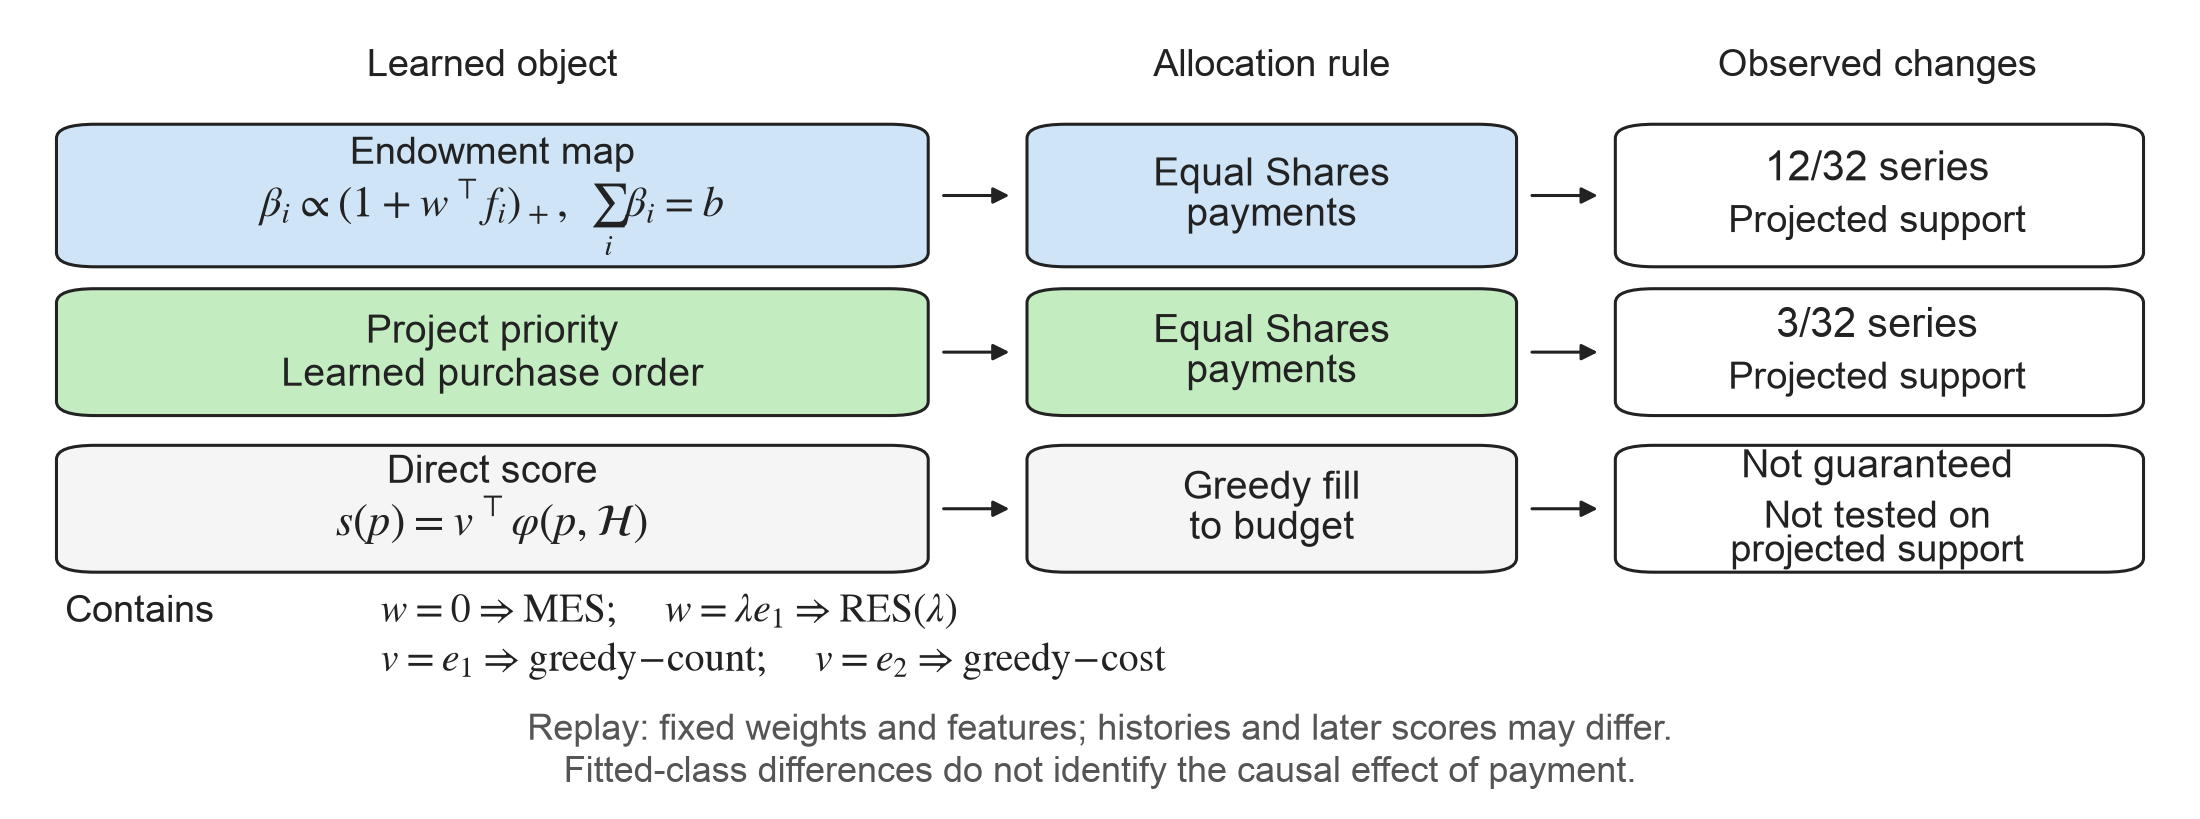

Recreate this plot in Python.
"""FigMirror style transfer from TabM (ICLR 2025); original TempoPB data.
Self-contained: edit the DATA SECTOR, then run this file. No repository imports.
"""
from __future__ import annotations
import json
from pathlib import Path
import matplotlib
matplotlib.use("Agg")
import matplotlib.pyplot as plt
from matplotlib.colors import LinearSegmentedColormap, TwoSlopeNorm
from matplotlib.lines import Line2D
from matplotlib.patches import FancyBboxPatch, FancyArrowPatch, Rectangle
from matplotlib.text import Text
import numpy as np

# === DATA SECTOR (edit here) ===
FIGURE = "schematic"
DATA = json.loads("{\"counts\":[\"12/32\",\"3/32\"],\"rules\":[\"Equal Shares\\npayments\",\"Equal Shares\\npayments\",\"Greedy fill\\nto budget\"],\"endowment_equation\":\"$\\\\beta_i\\\\propto(1+w^\\\\top f_i)_+,\\\\ \\\\sum_i\\\\beta_i=b$\",\"direct_equation\":\"$s(p)=v^\\\\top\\\\varphi(p,\\\\mathcal{H})$\",\"containment\":[\"$w=0\\\\Rightarrow\\\\mathrm{MES};\\\\quad w=\\\\lambda e_1\\\\Rightarrow\\\\mathrm{RES}(\\\\lambda)$\",\"$v=e_1\\\\Rightarrow\\\\mathrm{greedy\\\\!-\\\\!count};\\\\quad v=e_2\\\\Rightarrow\\\\mathrm{greedy\\\\!-\\\\!cost}$\"]}")
# === END DATA SECTOR ===

# Palette inspired by TabM Figures 1, 3 and 4; restrained line weights.
BLUE, ORANGE, GREEN = "#80b1d3", "#f9b160", "#7cca72"
PALE_BLUE, PALE_GREEN = "#cfe4f7", "#c4ecc1"
INK, GRID = "#222222", "#d6d6d6"  # Near-black axes and light dashed guides.
TIE = "#f4f1de"  # Exact-zero effects retain a separate color.
NEG, POS = "#3b6fb6", "#c45a3d"  # Negative and positive effect colors.
plt.rcParams.update({
    "pdf.fonttype": 42, "ps.fonttype": 42,
    "font.family": "serif", "font.serif": ["Times New Roman", "DejaVu Serif"],
    "mathtext.fontset": "stix", "font.size": 8,
    "axes.labelsize": 8, "axes.titlesize": 8.5,
    "xtick.labelsize": 7.4, "ytick.labelsize": 8,
    "legend.fontsize": 7.3, "legend.frameon": False,
    "axes.edgecolor": INK, "axes.linewidth": 0.55,
    "text.color": INK, "axes.labelcolor": INK,
    "xtick.color": INK, "ytick.color": INK,
    "axes.unicode_minus": False, "figure.dpi": 180,
    "savefig.dpi": 400, "savefig.bbox": None,
})
TARGETS = ("0.0", "0.85", "1.0")
KERNELS = ("static-floor", "payment-only", "payment+completion")
CITIES = ("Poland/Katowice", "Poland/Krakow")
SEEDS = (1, 2, 42)

def style_axis(ax) -> None:
    ax.spines[["top", "right"]].set_visible(False)
    for s in ("left", "bottom"):
        ax.spines[s].set_linewidth(0.55)
        ax.spines[s].set_color(INK)
    ax.tick_params(length=2.0, width=0.5, direction="out", pad=2)
    ax.grid(True, axis="both", color=GRID, linestyle=(0, (2, 2)), linewidth=0.45)
    ax.set_axisbelow(True)

def text_floor(fig) -> dict:
    """Check actual rendered text bounds, including legends and figure-level labels."""
    fig.canvas.draw()
    renderer = fig.canvas.get_renderer()
    texts = list(fig.texts)
    for ax in fig.axes:
        if ax.axison:
            texts.extend(ax.get_xticklabels() + ax.get_yticklabels())
            texts.extend([ax.title, ax._left_title, ax._right_title,
                          ax.xaxis.label, ax.yaxis.label])
        texts.extend(ax.texts)
        if ax.get_legend():
            texts.extend(ax.get_legend().get_texts())
            texts.append(ax.get_legend().get_title())
    for leg in fig.legends:
        texts.extend(leg.get_texts()); texts.append(leg.get_title())
    seen = set(); boxes = []
    for t in texts:
        if id(t) in seen or not t.get_visible() or not t.get_text().strip():
            continue
        seen.add(id(t))
        b = Text.get_window_extent(t, renderer)
        boxes.append((t.get_text(), b))
    clipping = [s for s,b in boxes if b.x0 < 0 or b.y0 < 0 or
                b.x1 > fig.bbox.width or b.y1 > fig.bbox.height]
    overlap = []
    for i,(sa,a) in enumerate(boxes):
        for sb,b in boxes[i+1:]:
            if a.overlaps(b):
                overlap.append([sa,sb])
    result = {"scope":"rendered text bounds and pairwise text overlap only",
              "text_count":len(boxes), "clipped":clipping, "overlaps":overlap,
              "passed":not clipping and not overlap}
    if not result["passed"]:
        raise AssertionError(json.dumps(result, ensure_ascii=False))
    return result

def schematic():
    plt.rcParams.update({"font.family":"sans-serif",
                         "font.sans-serif":["Arial", "DejaVu Sans"]})
    fig = plt.figure(figsize=(5.5, 2.05))
    ax = fig.add_axes([0.012,0.025,0.976,0.955]); ax.set(xlim=(0,1),ylim=(0,1))
    ax.axis("off")
    centers = (0.217,0.58,0.862)
    for x,label in zip(centers, ("Learned object","Allocation rule","Observed changes")):
        ax.text(x,.935,label,ha="center",va="center",fontsize=6.8)
    rows = (.77,.57,.37)
    fills = (PALE_BLUE, PALE_GREEN, "#f5f5f5")  # Distinct mechanism lanes and a neutral baseline.
    blocks = ((.018,.398),(.47,.22),(.744,.238))
    for y,fill in zip(rows,fills):
        height = .174 if y == rows[0] else .154
        for col,(x,w) in enumerate(blocks):
            ax.add_patch(FancyBboxPatch((x,y-height/2),w,height,
                boxstyle="round,pad=0.004,rounding_size=0.018",
                fc=fill if col<2 else "white",ec=INK,lw=.55))
        for x0,x1 in ((.422,.463),(.696,.737)):
            ax.add_patch(FancyArrowPatch((x0,y),(x1,y),arrowstyle="-|>",
                         mutation_scale=6,lw=.55,color=INK))
    ax.text(centers[0],.823,"Endowment map",ha="center",va="center",fontsize=6.8)
    ax.text(centers[0],.742,DATA["endowment_equation"],ha="center",va="center",fontsize=7.7)
    ax.text(centers[0],.595,"Project priority",ha="center",va="center",fontsize=7.0)
    ax.text(centers[0],.54,"Learned purchase order",ha="center",va="center",fontsize=7.0)
    ax.text(centers[0],.416,"Direct score",ha="center",va="center",fontsize=7.0)
    ax.text(centers[0],.355,DATA["direct_equation"],ha="center",va="center",fontsize=8.0)
    for y,label in zip(rows,DATA["rules"]):
        ax.text(centers[1],y,label,ha="center",va="center",fontsize=7.0,linespacing=1.1)
    for y,count in zip(rows[:2], DATA["counts"]):
        ax.text(centers[2],y+.033,count+" series",ha="center",va="center",fontsize=7.4)
        ax.text(centers[2],y-.034,"Projected support",ha="center",va="center",fontsize=6.9)
    ax.text(centers[2],rows[2]+.053,"Not guaranteed",ha="center",va="center",fontsize=7.0)
    ax.text(centers[2],rows[2]-.031,"Not tested on\nprojected support",ha="center",
            va="center",fontsize=6.9,linespacing=1.05)
    ax.text(.018,.238,"Contains",ha="left",va="center",fontsize=6.8)
    ax.text(.165,.238,DATA["containment"][0],ha="left",va="center",fontsize=7.2)
    ax.text(.165,.175,DATA["containment"][1],ha="left",va="center",fontsize=7.2)
    ax.text(.5,.087,"Replay: fixed weights and features; histories and later scores may differ.",
            ha="center",va="center",fontsize=6.5,color="#555555")
    ax.text(.5,.033,"Fitted-class differences do not identify the causal effect of payment.",
            ha="center",va="center",fontsize=6.5,color="#555555")
    return fig, {"lanes":DATA["counts"],"equations":[DATA["endowment_equation"],
                         DATA["direct_equation"]]+DATA["containment"]}

def coverage():
    table={(str(float(r["floor"])),r["kernel"]):r for r in DATA["rows"]}
    assert len(table)==12
    fig,axes=plt.subplots(1,2,figsize=(5.5,2.20),sharey=True)
    fig.subplots_adjust(left=.185,right=.985,bottom=.275,top=.86,wspace=.14)
    specs=(("exclusion_diff_vs_direct","exclusion_ci_lo","exclusion_ci_hi",
            "(a) Exclusion",[-.1,-.05,0],(-.14,.025)),
           ("diff_vs_direct","ci_lo","ci_hi",
            "(b) Worst-group CSD",[-.025,0,.025,.05,.075,.1],(-.043,.107)))
    plotted=[]
    for ax,(field,lo,hi,title,ticks,limits) in zip(axes,specs):
        style_axis(ax)
        for i,(target,color) in enumerate(zip(TARGETS,(BLUE,ORANGE,GREEN))):
            ys=np.arange(3)[::-1]+(-.22,0,.22)[i]
            vals=np.array([float(table[(target,k)][field]) for k in KERNELS])
            lows=np.array([float(table[(target,k)][lo]) for k in KERNELS])
            highs=np.array([float(table[(target,k)][hi]) for k in KERNELS])
            assert np.all(lows<=vals) and np.all(vals<=highs)
            ax.errorbar(vals,ys,xerr=[vals-lows,highs-vals],fmt="D",ms=3.6,
                        mfc=color,mec=INK,mew=.45,ecolor=color,elinewidth=1.0,
                        capsize=1.7,capthick=.6,zorder=4)
            plotted.extend([[field,target,k,float(v),float(l),float(h)]
                             for k,v,l,h in zip(KERNELS,vals,lows,highs)])
        ax.axvline(0,color=INK,lw=.7,zorder=2)
        ax.set(yticks=[2,1,0],yticklabels=["Static floor","Payment","Payment\n+ completion"],
               ylim=(-.45,2.48),xlim=limits,xticks=ticks,xlabel="Change versus direct fill")
        ax.set_title(title,loc="left",pad=6)
    handles=[Line2D([],[],marker="D",ls="",mfc=c,mec=INK,mew=.45,ms=3.8,label=l)
             for c,l in zip((BLUE,ORANGE,GREEN),("Unpenalized","0.85","1.00"))]
    fig.legend(handles=handles,ncol=3,loc="lower center",bbox_to_anchor=(.58,.005),
               title="Welfare target",title_fontsize=7.4,handletextpad=.3,
               columnspacing=.9,borderpad=.2,labelspacing=.25)
    return fig, {"contrasts":plotted}

def external():
    effects=DATA["effects"]; intervals=DATA["intervals"]
    assert DATA["decision"]=="falsified" and len(effects)==96 and len(intervals)==6
    assert len({(int(r["seed"]),r["series"]) for r in effects})==96
    primary=[r for r in effects if int(r["seed"])==42]
    assert len(primary)==32
    ordered=sorted(primary,key=lambda r:(float(r["delta_csd"]),r["series"]))
    order=[r["series"] for r in ordered]
    lookup={(r["series"],int(r["seed"])):float(r["delta_csd"]) for r in effects}
    matrix=np.array([[lookup[(s,seed)] for seed in SEEDS] for s in order])
    limit=float(np.max(np.abs(matrix)))
    assert limit==0.19971371186431283
    fig=plt.figure(figsize=(5.5,2.95))
    ax=fig.add_axes([.128,.24,.235,.65])
    heat=fig.add_axes([.444,.24,.108,.65])
    cbax=fig.add_axes([.563,.24,.018,.65])
    trade=fig.add_axes([.716,.24,.267,.65])
    style_axis(ax); style_axis(trade)
    colors={CITIES[0]:BLUE,CITIES[1]:ORANGE}
    shapes={CITIES[0]:"o",CITIES[1]:"s"}
    intervals_plotted=[]
    for ci,city in enumerate(CITIES):
        for seed,offset in zip(SEEDS,(-.16,0,.16)):
            r=next(r for r in intervals if r["city"]==city and int(r["seed"])==seed)
            v,lo,hi=[float(r[k]) for k in ("difference","ci_low","ci_high")]
            face={1:"white",2:TIE,42:colors[city]}[seed]
            ax.errorbar(v,1-ci+offset,xerr=[[v-lo],[hi-v]],fmt=shapes[city],
                        ms=4,mfc=face,mec=INK,mew=.5,ecolor=colors[city],
                        elinewidth=1.05,capsize=1.7,capthick=.55,zorder=4)
            intervals_plotted.append([city,seed,v,lo,hi])
    ax.axvline(0,color=INK,lw=.7)
    ax.axvline(-.005,color="#777777",lw=.7,ls=(0,(3,2)))
    ax.set(xlim=(-.045,.021),ylim=(-.38,1.4),yticks=[1,0],
           yticklabels=["Katowice","Krakow"],xticks=[-.04,-.02,0,.02])
    ax.set_xlabel(r"$\Delta$ CSD",labelpad=3)
    ax.set_title("(a) City intervals",loc="left",pad=7,fontsize=8.2)
    cmap=LinearSegmentedColormap.from_list("csd",(NEG,"white",POS))
    cmap=cmap.with_extremes(bad=TIE)
    im=heat.imshow(np.ma.masked_where(matrix==0,matrix),aspect="auto",
                    interpolation="nearest",cmap=cmap,
                    norm=TwoSlopeNorm(vmin=-limit,vcenter=0,vmax=limit))
    heat.set(xticks=[0,1,2],xticklabels=["1","2","42"],yticks=[],xlabel="Seed")
    heat.set_title("(b) Series effects",loc="left",pad=7,fontsize=8.2)
    heat.tick_params(length=0,pad=3)
    for s in heat.spines.values(): s.set_visible(False)
    for j,r in enumerate(ordered):
        heat.add_patch(Rectangle((-.78,j-.5),.16,1,fc=colors[r["city"]],
                                 ec="none",clip_on=False))
        for k,value in enumerate(matrix[j]):
            if value:
                heat.text(k,j,"+" if value>0 else "-",
                          ha="center",va="center",fontsize=5.5,
                          color="white" if abs(value)>.13 else INK)
    cb=fig.colorbar(im,cax=cbax,ticks=[-.1,0,.1])
    cb.ax.tick_params(labelsize=6.6,length=1.5,width=.4,pad=2)
    cb.outline.set_linewidth(.4)
    # Place the colorbar label below the scale to avoid adjacent labels.
    cb.ax.set_xlabel(r"$\Delta$ CSD",fontsize=6.8,labelpad=5)
    for city in CITIES:
        rows=[r for r in primary if r["city"]==city]
        trade.scatter([float(r["delta_csd"]) for r in rows],
                      [float(r["delta_exclusion"]) for r in rows],
                      s=16,c=colors[city],marker=shapes[city],edgecolors=INK,
                      linewidths=.5,label=city.rsplit("/",1)[-1],zorder=4)
    trade.axvline(0,color=INK,lw=.7);trade.axhline(0,color=INK,lw=.7)
    trade.set(xlim=(-.183,.115),ylim=(-.02,.09),xticks=[-.1,0,.1],
              yticks=[-.02,0,.02,.04,.06,.08],
              xlabel=r"$\Delta$ CSD",ylabel=r"$\Delta$ exclusion")
    trade.set_title("(c) Seed-42 tradeoff",loc="left",pad=7,fontsize=8.2)
    trade.yaxis.labelpad=2
    for name,offset in {"Czyżyny":(3,-10),"Podlesie":(4,-10),"Bronowice":(-5,6)}.items():
        r=next(r for r in primary if r["series"].endswith("/"+name))
        trade.annotate(name,(float(r["delta_csd"]),float(r["delta_exclusion"])),
                       xytext=offset,textcoords="offset points",
                       ha="left" if offset[0]>0 else "right",
                       va="top" if offset[1]<0 else "bottom",fontsize=6.7,
                       arrowprops={"arrowstyle":"-","lw":.45,"color":INK})
    seed_handles=[Line2D([],[],marker="o",ls="",mfc=f,mec=INK,ms=3.5,label=str(s))
                  for s,f in [(1,"white"),(2,TIE),(42,INK)]]
    fig.legend(handles=seed_handles,title="Seed",title_fontsize=7.3,ncol=3,
               loc="lower left",bbox_to_anchor=(.07,.015),handletextpad=.2,
               columnspacing=.65,borderpad=.15,labelspacing=.2)
    city_handles=[Line2D([],[],marker=shapes[c],ls="",mfc=colors[c],mec=INK,
                        ms=3.6,label=c.rsplit("/",1)[-1]) for c in CITIES]
    fig.legend(handles=city_handles,ncol=2,loc="lower right",bbox_to_anchor=(.99,.048),
               handletextpad=.2,columnspacing=.7,borderpad=.1)
    fig.text(.43,.12,"Beige cells: exact ties",fontsize=6.7,ha="left")
    fig.text(.5,.003,"Differences: learned endowment minus MES",ha="center",fontsize=7)
    return fig, {"intervals":intervals_plotted,"order":order,"matrix":matrix.tolist(),
                 "points":[[r["series"],r["city"],float(r["delta_csd"]),
                             float(r["delta_exclusion"])] for r in primary],
                 "zero_primary":sum(float(r["delta_csd"])==0 for r in primary),
                 "heatmap_limit":limit,"threshold":-.005}

def main() -> None:
    fig,plotted={"schematic":schematic,"coverage":coverage,"external":external}[FIGURE]()
    report=text_floor(fig)
    folder=Path(__file__).resolve().parent
    suffix=Path(__file__).stem.removeprefix("figure_")
    stem="figure" if suffix=="figure" else "img_"+suffix
    fig.savefig(folder/(stem+".png"),dpi=400)
    fig.savefig(folder/(stem+".pdf"),metadata={"CreationDate":None,"ModDate":None})
    report_path=folder/("floor_selfcheck_final.txt" if stem=="figure" else
                        "floor_selfcheck_"+suffix+".txt")
    report_path.write_text(json.dumps(report,indent=2)+"\n")
    (folder/"plotted_data.json").write_text(json.dumps(plotted,ensure_ascii=False,indent=2)+"\n")
    plt.close(fig)
    print(FIGURE+": floor passed; "+stem+".png/.pdf")
if __name__=="__main__":
    main()
